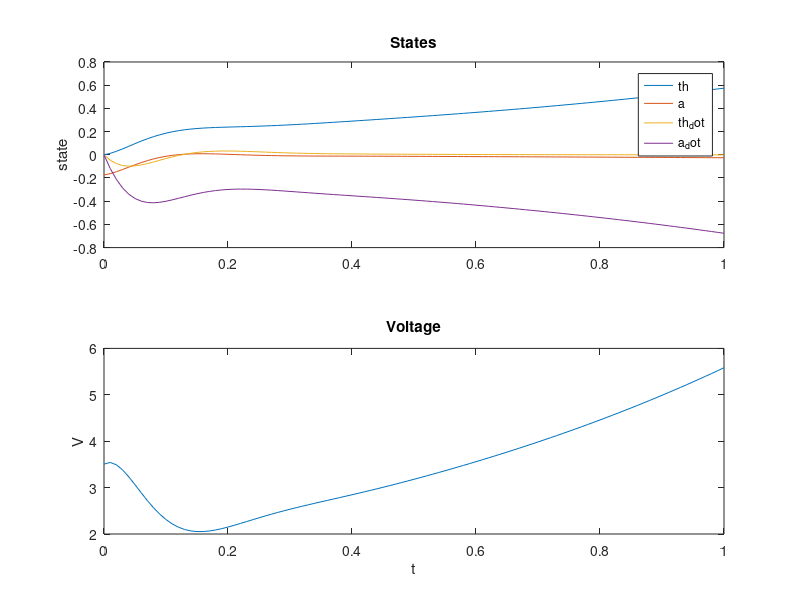

The MATLAB source for this figure:
%% MECH 513-Control Systems
% Assignment 3 - Part 2, Question 8. 
% Controlling linearized system
% Vassili Korotkine 28/10/2018

close all;clear all;clc
%% Copypaste from last assignment for computing A, B
%Parameter values from assignment

mp = 0.127; % kg, mass.
Lp = 0.33655; % m
mr = 0.257; % kg, mass.
Lr = 0.2159; % m
g = 9.81; % m/sˆ2
Dr = 0.0024; % N m s / rad
Dp = 0.0024; % N m s / rad
kt = 0.00768; % N m / A
km = kt; % V / ( rad / s)
eta_m = 0.69;
eta_g = 0.9;
Kg = 70;
Rm = 2.6; % Ohms


%Derived analytically in part a)
a=Kg*eta_g*eta_m*kt/Rm;
b=Kg*km;

Mbar=[mp*Lr^2+mr*Lr^2/3, -1*Lr*Lp*mp/2;
      -1*Lr*Lp*mp/2, mp*Lp^2/3];
Dv_prime=diag([Dr+a*b, Dp]);
b_prime=[a;0];

A=[zeros(2,2), eye(2);
   zeros(2,1), Mbar\[0; g*Lp*mp/2], -Mbar\Dv_prime]
B=[zeros(2,1);
   Mbar\b_prime]
C=eye(4); D=0; 







%% Place some poles
x0=[0, -10/180*pi, 0, 0]';
t_f=1;
des_poles= [-2+10j, -2-10j,-7,-8];
des_poles= [-2+10j, -2-10j,-7,-8];
K=place(A,B,des_poles);
sys=ss(A-K*B,B,C,D);
[y,t,x] = initial(sys,x0,t_f);

figure(1)
subplot(2,1,1)
for i=1:4
    plot(t,x(:,i)); hold on
end
legend('th','a','th_dot','a_dot')
ylabel('state')
title('States')

in_V=-K*x';
subplot(2,1,2)
plot(t, in_V);
title('Voltage')
xlabel('t'); ylabel('V')


